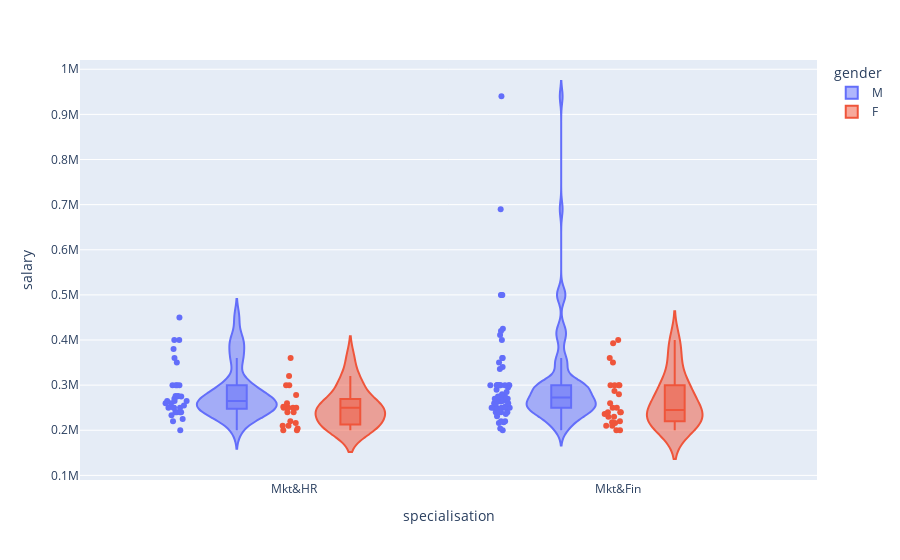

This figure's notebook cell:
### Markdown cell above
## 5h. Is there any gender bias while offering remuneration?

### Code cell
px.violin(placement_placed,y="salary",x="specialisation",color="gender",box=True,points="all")

### Figure 1 — Plotly figure (JSON) as saved in the notebook; plotly's stock layout.template omitted (floating-point values rounded to 4 significant figures)
{"data": [{"alignmentgroup": "True", "box": {"visible": true}, "hovertemplate": "gender=M<br>specialisation=%{x}<br>salary=%{y}<extra></extra>", "legendgroup": "M", "marker": {"color": "#636efa"}, "name": "M", "offsetgroup": "M", "orientation": "v", "points": "all", "scalegroup": "True", "showlegend": true, "type": "violin", "x": ["Mkt&HR", "Mkt&Fin", "Mkt&Fin", "Mkt&Fin", "Mkt&Fin", "Mkt&Fin", "Mkt&HR", "Mkt&Fin", "Mkt&Fin", "Mkt&Fin", "Mkt&HR", "Mkt&Fin", "Mkt&HR", "Mkt&Fin", "Mkt&Fin", "Mkt&HR", "Mkt&Fin", "Mkt&Fin", "Mkt&HR", "Mkt&HR", "Mkt&Fin", "Mkt&Fin", "Mkt&Fin", "Mkt&Fin", "Mkt&Fin", "Mkt&Fin", "Mkt&Fin", "Mkt&HR", "Mkt&Fin", "Mkt&Fin", "Mkt&Fin", "Mkt&Fin", "Mkt&Fin", "Mkt&Fin", "Mkt&Fin", "Mkt&Fin", "Mkt&Fin", "Mkt&Fin", "Mkt&Fin", "Mkt&Fin", "Mkt&Fin", "Mkt&Fin", "Mkt&Fin", "Mkt&HR", "Mkt&HR", "Mkt&HR", "Mkt&HR", "Mkt&Fin", "Mkt&HR", "Mkt&HR", "Mkt&Fin", "Mkt&Fin", "Mkt&HR", "Mkt&Fin", "Mkt&HR", "Mkt&HR", "Mkt&HR", "Mkt&Fin", "Mkt&HR", "Mkt&HR", "Mkt&HR", "Mkt&Fin", "Mkt&Fin", "Mkt&Fin", "Mkt&Fin", "Mkt&HR", "Mkt&HR", "Mkt&Fin", "Mkt&Fin", "Mkt&Fin", "Mkt&Fin", "Mkt&Fin", "Mkt&HR", "Mkt&Fin", "Mkt&HR", "Mkt&Fin", "Mkt&Fin", "Mkt&HR", "Mkt&Fin", "Mkt&HR", "Mkt&Fin", "Mkt&HR", "Mkt&Fin", "Mkt&HR", "Mkt&Fin", "Mkt&Fin", "Mkt&Fin", "Mkt&HR", "Mkt&Fin", "Mkt&HR", "Mkt&Fin", "Mkt&HR", "Mkt&HR", "Mkt&Fin", "Mkt&Fin", "Mkt&Fin", "Mkt&Fin", "Mkt&Fin", "Mkt&Fin"], "x0": " ", "xaxis": "x", "y": [270000, 200000, 250000, 425000, 252000, 231000, 260000, 250000, 300000, 236000, 265000, 240000, 265000, 350000, 411000, 300000, 204000, 250000, 450000, 220000, 240000, 360000, 268000, 265000, 260000, 300000, 240000, 275000, 275000, 275000, 360000, 240000, 240000, 218000, 336000, 500000, 270000, 300000, 300000, 300000, 220000, 260000, 420000, 380000, 240000, 360000, 200000, 300000, 250000, 250000, 300000, 240000, 276000, 940000, 240000, 250000, 400000, 250000, 300000, 250000, 225000, 220000, 265000, 260000, 300000, 400000, 233000, 300000, 690000, 270000, 340000, 250000, 255000, 300000, 300000, 285000, 500000, 240000, 290000, 300000, 500000, 350000, 265000, 276000, 280000, 264000, 270000, 275000, 250000, 265000, 300000, 240000, 260000, 250000, 300000, 216000, 400000, 275000, 295000], "y0": " ", "yaxis": "y"}, {"alignmentgroup": "True", "box": {"visible": true}, "hovertemplate": "gender=F<br>specialisation=%{x}<br>salary=%{y}<extra></extra>", "legendgroup": "F", "marker": {"color": "#EF553B"}, "name": "F", "offsetgroup": "F", "orientation": "v", "points": "all", "scalegroup": "True", "showlegend": true, "type": "violin", "x": ["Mkt&Fin", "Mkt&Fin", "Mkt&Fin", "Mkt&HR", "Mkt&Fin", "Mkt&HR", "Mkt&HR", "Mkt&Fin", "Mkt&HR", "Mkt&HR", "Mkt&HR", "Mkt&Fin", "Mkt&Fin", "Mkt&HR", "Mkt&HR", "Mkt&Fin", "Mkt&Fin", "Mkt&HR", "Mkt&Fin", "Mkt&HR", "Mkt&HR", "Mkt&Fin", "Mkt&Fin", "Mkt&Fin", "Mkt&Fin", "Mkt&Fin", "Mkt&HR", "Mkt&Fin", "Mkt&Fin", "Mkt&HR", "Mkt&Fin", "Mkt&Fin", "Mkt&Fin", "Mkt&HR", "Mkt&Fin", "Mkt&HR", "Mkt&Fin", "Mkt&Fin", "Mkt&Fin", "Mkt&Fin", "Mkt&HR", "Mkt&HR", "Mkt&HR", "Mkt&HR", "Mkt&Fin", "Mkt&HR"], "x0": " ", "xaxis": "x", "y": [218000, 200000, 393000, 360000, 300000, 250000, 278000, 260000, 300000, 320000, 240000, 287000, 200000, 200000, 216000, 240000, 230000, 240000, 400000, 210000, 210000, 300000, 230000, 300000, 220000, 300000, 250000, 280000, 216000, 250000, 236000, 350000, 210000, 250000, 360000, 200000, 250000, 240000, 240000, 250000, 220000, 252000, 300000, 260000, 210000, 204000], "y0": " ", "yaxis": "y"}], "layout": {"legend": {"title": {"text": "gender"}, "tracegroupgap": 0}, "margin": {"t": 60}, "violinmode": "group", "xaxis": {"anchor": "y", "domain": [0, 1], "title": {"text": "specialisation"}}, "yaxis": {"anchor": "x", "domain": [0, 1], "title": {"text": "salary"}}}}
